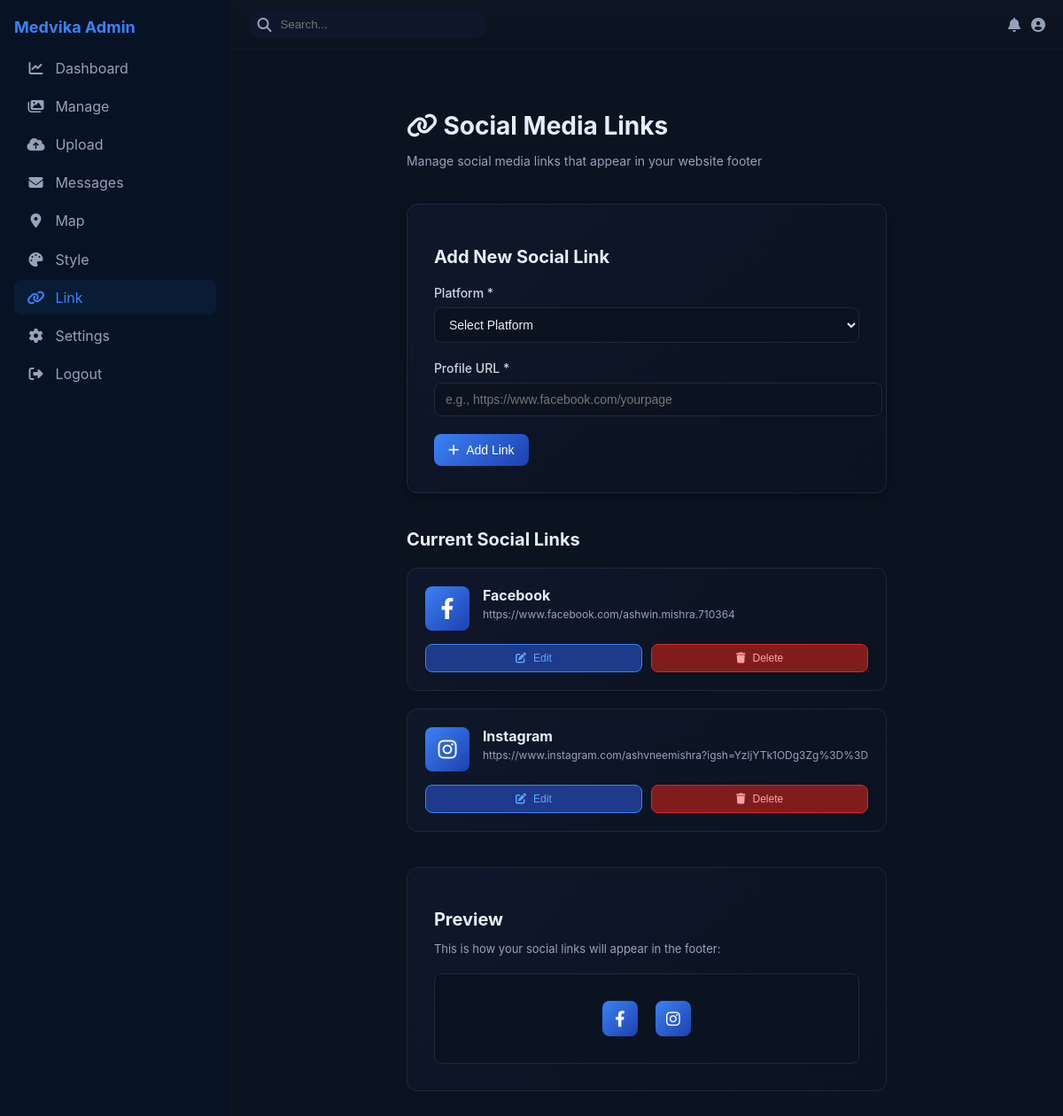
The page /admin/link (signed in) on the database its author committed.
### tables this page shows
CREATE TABLE social_links (
            id INTEGER PRIMARY KEY AUTOINCREMENT,
            platform TEXT NOT NULL UNIQUE,
            icon TEXT NOT NULL,
            link_url TEXT NOT NULL
        );

### routes/admin.py (the view)
@admin_bp.route('/link')
@admin_login_required
def admin_link():
    conn = get_db_connection()
    links = conn.execute('SELECT * FROM social_links ORDER BY id').fetchall()
    conn.close()
    return render_template('admin/link.html', links=links)

### app.py (called while the page is built)
@app.before_request
def log_request_info():
    try:
        ip = request.headers.get('X-Forwarded-For', request.remote_addr)
        if ip and ',' in ip:
            ip = ip.split(',')[0].strip()
        logging.info('ACCESS %s %s %s', ip or '-', request.method, request.path)
    except Exception:
        pass

@app.context_processor
def inject_global_data():
    try:
        conn = get_db_connection()
        settings = conn.execute('SELECT * FROM settings WHERE id = 1').fetchone()
        conn.close()
        if settings is None:
            settings = DEFAULT_SETTINGS
    except Exception:
        settings = DEFAULT_SETTINGS
    return {
        'social_links': get_social_links(),
        'site_settings': settings
    }

### utils/__init__.py (called while the page is built)
def admin_login_required(f):
    @wraps(f)
    def decorated(*args, **kwargs):
        if 'admin_logged_in' not in session:
            return redirect(url_for('admin.admin_login'))
        return f(*args, **kwargs)
    return decorated

### utils/helpers.py (called while the page is built)
def get_social_links():
    try:
        conn = get_db_connection()
        links = conn.execute('SELECT * FROM social_links ORDER BY id').fetchall()
        conn.close()
        return links
    except Exception:
        return []

### templates/admin/link.html (shortened to what this page needs)
{% extends 'admin/admin_base.html' %}
{% block admin_content %}
<div class="admin-container">
    <div class="content-wrapper">
        <div class="page-header">
            <h1><i class="fas fa-link"></i> Social Media Links</h1>
            <p class="subtitle">Manage social media links that appear in your website footer</p>
        </div>
        <div class="form-card">
            <h2>Add New Social Link</h2>
            <form id="addLinkForm">
                <div class="form-group">
                    <label for="platform">Platform *</label>
                    <div style="display: flex; gap: 10px; align-items: center;">
                        <select id="platform" name="platform" required style="flex: 1;">
                            <option value="">Select Platform</option>
                        </select>
                    </div>
                </div>
                <div class="form-group">
                    <label for="link_url">Profile URL *</label>
                    <input type="url" id="link_url" name="link_url" placeholder="e.g., https://www.facebook.com/yourpage" required>
                </div>
                <button type="submit" class="btn btn-primary">
                    <i class="fas fa-plus"></i> Add Link
                </button>
            </form>
        </div>
        <div class="links-section">
            <h2>Current Social Links</h2>
            {% if links %}
                <div class="links-grid">
                    {% for link in links %}
                    <div class="link-card" data-id="{{ link.id }}">
                        <div class="link-header">
                            <div class="link-icon">
                                <i class="{{ link.icon }}"></i>
                            </div>
                            <div class="link-info">
                                <h3>{{ link.platform }}</h3>
                                <p class="link-url">{{ link.link_url }}</p>
                            </div>
                        </div>
                        <div class="link-actions">
                            <button class="btn btn-edit" onclick="editLink({{ link.id }}, '{{ link.platform }}', '{{ link.link_url }}', '{{ link.icon }}')">
                                <i class="fas fa-edit"></i> Edit
                            </button>
                            <button class="btn btn-delete" onclick="deleteLink({{ link.id }})">
                                <i class="fas fa-trash"></i> Delete
                            </button>
                        </div>
                    </div>
                    {% endfor %}
                </div>
            {% else %}
                <div class="empty-state">
                    <i class="fas fa-link"></i>
                    <p>No social links added yet. Add your first link above!</p>
                </div>
            {% endif %}
        </div>
        <div class="preview-section">
            <h2>Preview</h2>
            <p class="preview-subtitle">This is how your social links will appear in the footer:</p>
            <div class="footer-preview">
                <div class="preview-links" id="previewLinks">
                    {% if links %}
                        {% for link in links %}
                        <a href="{{ link.link_url }}" target="_blank" class="social-link" title="{{ link.platform }}">
                            <i class="{{ link.icon }}"></i>
                        </a>
                        {% endfor %}
                    {% else %}
                        <p style="color: #94a3b8; text-align: center;">Links will appear here</p>
                    {% endif %}
                </div>
            </div>
        </div>
    </div>
</div>
{% endblock %}

### templates/admin/admin_base.html (style rules this page uses)
:root { --bg:#0b1220;--panel:#0f1724;--muted:#94a3b8;--accent:#3b82f6;--card:#0f172a }
html,body { height:100%;margin:0;font-family:Inter,Segoe UI,Roboto,system-ui,Arial;background:var(--bg);color:#e6eef6 }
.btn { background:var(--accent);color:white;padding:.5rem .75rem;border-radius:.5rem;text-decoration:none }

### templates/admin/link.html (style rules this page uses)
.admin-container { padding: 30px; }
.content-wrapper { max-width: 1200px; }
.page-header { margin-bottom: 40px; }
.page-header h1 { font-size: 28px; color: #e6eef6; margin-bottom: 8px; }
.page-header .subtitle { color: #94a3b8; font-size: 14px; }
.form-card { background: linear-gradient(135deg, #0f172a 0%, #0b1220 100%); border: 1px solid #1e293b; border-radius: 12px; padding: 30px; margin-bottom: 40px; box-shadow: 0 4px 12px rgba(0, 0, 0, 0.3); }
.form-card h2 { color: #e6eef6; font-size: 20px; margin-bottom: 20px; display: flex; align-items: center; gap: 10px; }
.form-group { margin-bottom: 20px; }
.form-group label { display: block; color: #cbd5e1; font-size: 14px; font-weight: 500; margin-bottom: 8px; }
.form-group input, .form-group select { width: 100%; padding: 10px 12px; background: #0b1220; border: 1px solid #1e293b; border-radius: 8px; color: #e6eef6; font-size: 14px; transition: all 0.3s ease; }
.links-section { margin-bottom: 40px; }
.links-section h2 { color: #e6eef6; font-size: 20px; margin-bottom: 20px; }
.links-grid { display: grid; grid-template-columns: repeat(auto-fill, minmax(320px, 1fr)); gap: 20px; }
.link-card { background: linear-gradient(135deg, #0f172a 0%, #0b1220 100%); border: 1px solid #1e293b; border-radius: 12px; padding: 20px; transition: all 0.3s ease; }
.link-header { display: flex; align-items: flex-start; gap: 15px; margin-bottom: 15px; }
.link-icon { width: 50px; height: 50px; background: linear-gradient(135deg, #3b82f6 0%, #1e40af 100%); border-radius: 8px; display: flex; align-items: center; justify-content: center; font-size: 24px; color: white; flex-shrink: 0; }
.link-info h3 { color: #e6eef6; font-size: 16px; margin: 0 0 4px 0; }
.link-url { color: #94a3b8; font-size: 12px; margin: 0; word-break: break-all; }
.link-actions { display: flex; gap: 10px; }
.link-actions .btn { flex: 1; padding: 8px 12px; font-size: 12px; }
.btn { padding: 10px 16px; border: none; border-radius: 8px; cursor: pointer; font-size: 14px; transition: all 0.3s ease; display: inline-flex; align-items: center; gap: 8px; font-weight: 500; }
.btn-primary { background: linear-gradient(135deg, #3b82f6 0%, #1e40af 100%); color: white; }
.btn-edit { background: #1e3a8a; color: #60a5fa; border: 1px solid #3b82f6; width: 100%; justify-content: center; }
.btn-delete { background: #7f1d1d; color: #fca5a5; border: 1px solid #dc2626; width: 100%; justify-content: center; }
.preview-section { background: linear-gradient(135deg, #0f172a 0%, #0b1220 100%); border: 1px solid #1e293b; border-radius: 12px; padding: 30px; margin-top: 40px; }
.preview-section h2 { color: #e6eef6; font-size: 20px; margin-bottom: 10px; }
.preview-subtitle { color: #94a3b8; font-size: 13px; margin-bottom: 20px; }
.footer-preview { background: #0b1220; border: 1px solid #1e293b; border-radius: 8px; padding: 30px; text-align: center; }
.preview-links { display: flex; align-items: center; justify-content: center; gap: 20px; flex-wrap: wrap; }
.social-link { width: 40px; height: 40px; background: linear-gradient(135deg, #3b82f6 0%, #1e40af 100%); border-radius: 8px; display: flex; align-items: center; justify-content: center; color: white; font-size: 18px; text-decoration: none; transition: all 0.3s ease; }

### rows shown on the page
social_links: platform "Facebook", link_url "https://www.facebook.com/ashwin.mishra.710364"
social_links: platform "Instagram", link_url "https://www.instagram.com/ashvneemishra?igsh=YzljYTk1ODg3Zg%3D%3D"
